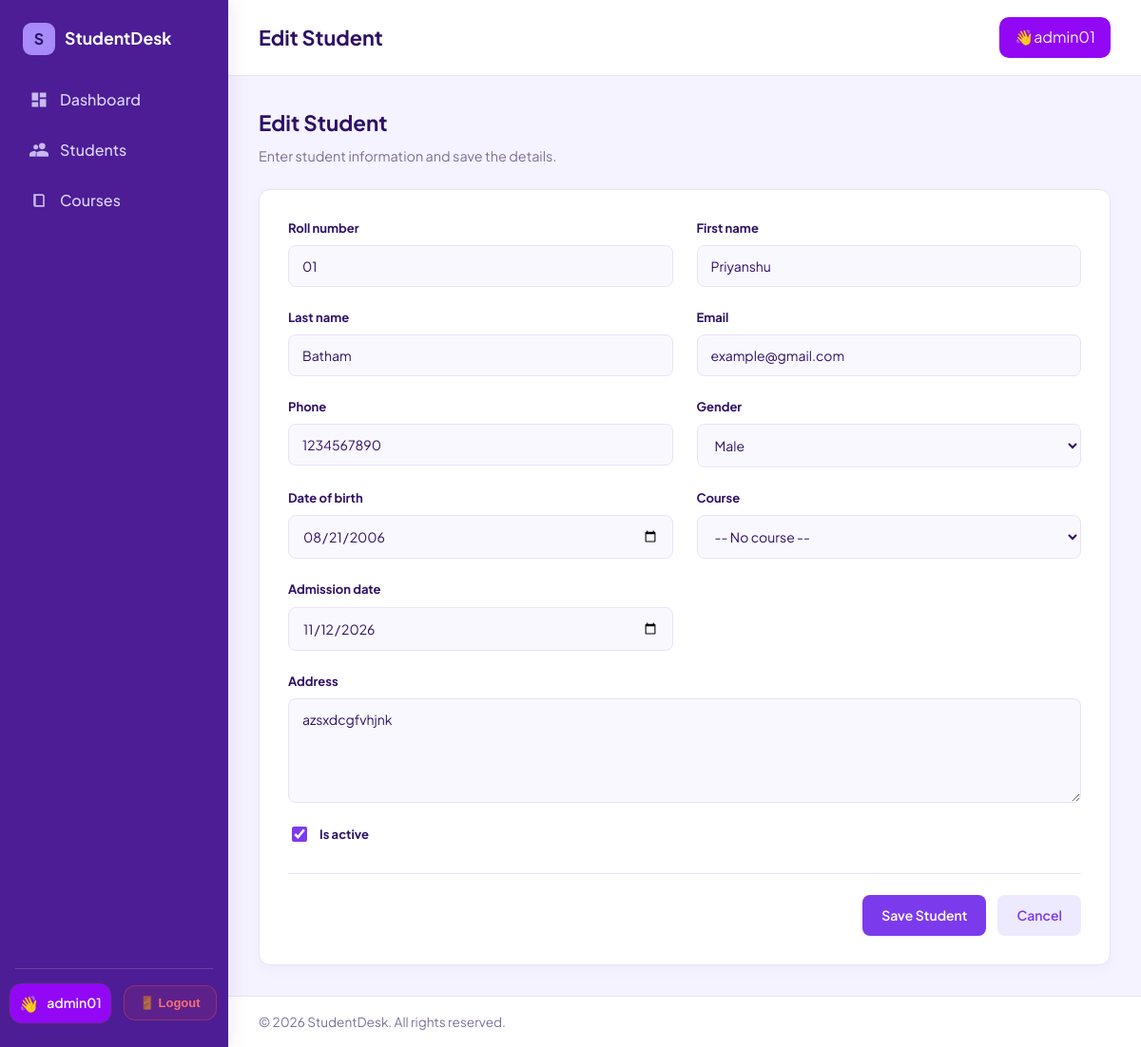
The app's page /students/4/edit (signed in), older data.
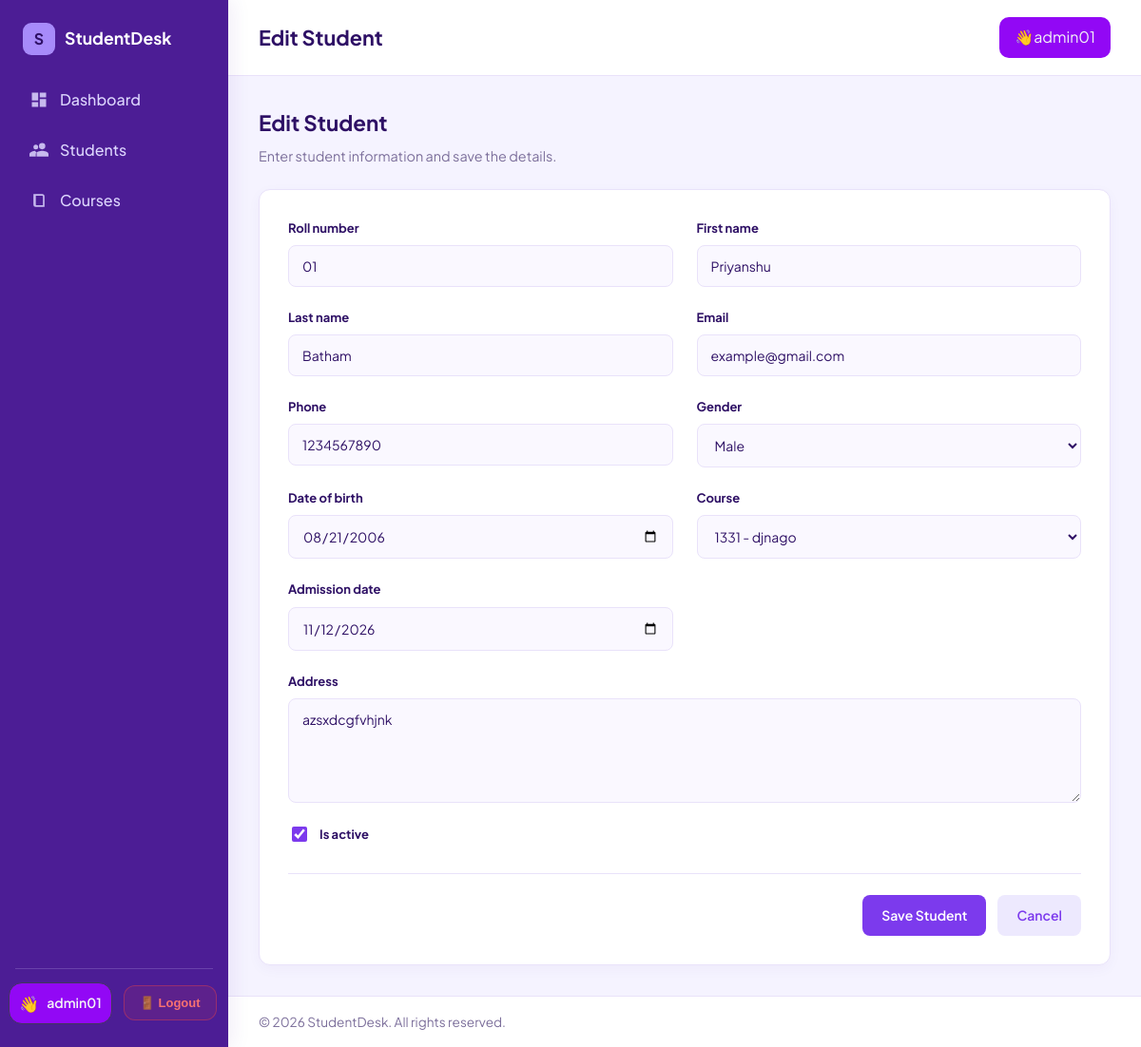
The same page, newer data.
### students_app/models.py (models this page shows, shortened)
class Student(models.Model):
    GENDER_CHOICES = [('M', 'Male'), ('F', 'Female'), ('O', 'Other')]
    owner = models.ForeignKey( settings.AUTH_USER_MODEL,on_delete=models.CASCADE, related_name='students')
    roll_number = models.CharField(max_length=20)
    first_name = models.CharField(max_length=50)
    last_name = models.CharField(max_length=50)
    email = models.EmailField()
    phone = models.CharField(max_length=16, blank=True,
        validators=[ RegexValidator(r'^\+?\d{7,15}$','Enter a valid phone number (7-15 digits).')
        ]
    )
    gender = models.CharField(max_length=1, choices=GENDER_CHOICES, default='M')
    date_of_birth = models.DateField(null=True, blank=True)
    course = models.ForeignKey(Course, null=True, blank=True, on_delete=models.SET_NULL, related_name='students')
    address = models.TextField(blank=True)
    is_active = models.BooleanField(default=True)
    admission_date = models.DateField(default=timezone.localdate)
    created_at = models.DateTimeField(auto_now_add=True)
    class Meta:
        ordering = ['roll_number']
        unique_together = ('owner', 'roll_number')

### students_app/views.py (the view)
# urls.py: path("students/<int:pk>/edit",views.students_edit,name='students_edit'),
@login_required(login_url='login')
def students_edit(request, pk):
    student = get_object_or_404(Student, pk=pk, owner=request.user)
    form = StudentForm(request.POST or None, instance=student, user=request.user)
    if request.method == 'POST' and form.is_valid():
        form.save()
        messages.success(request, f'Student "{student.full_name}" updated.')
        return redirect('student_detail', pk=student.pk)
    return render(request, 'student_form.html', {'form': form, 'title': 'Edit Student'})

### students_app/forms.py (shortened to what this page needs)
class StudentForm(forms.ModelForm):
    class Meta:
        model = Student
        fields = ['roll_number','first_name','last_name','email','phone', 'gender','date_of_birth','course','admission_date','address', 'is_active'
        ]
        widgets = {
            'date_of_birth': forms.DateInput(format='%Y-%m-%d', attrs={'type': 'date'}),
            'admission_date': forms.DateInput(format='%Y-%m-%d', attrs={'type': 'date'}),
            'address': forms.Textarea(attrs={'rows': 3}),
        }
    def __init__(self, *args, user=None, **kwargs):
        super().__init__(*args, **kwargs)
        self.user = user
        self.fields['course'].queryset = Course.objects.filter(
            owner=user
        )
        self.fields['course'].empty_label = '-- No course --'

### students_app/models.py (called while the page is built)
    def __str__(self):
        return f'{self.code} - {self.name}'

### students_app/templates/student_form.html (shortened to what this page needs)
{% extends 'base.html' %}
{% load static %}
{% block page_title %}
    {% if form.instance.pk %}Edit Student{% else %}Add Student{% endif %}
{% endblock %}
{% block extra_css %}
<link rel="stylesheet" href="{% static 'css/student_form.css' %}">
{% endblock %}
{% block content %}
<div class="student-form-wrapper">
    <div class="form-heading">
        <div>
            <h2>{% if form.instance.pk %}Edit Student{% else %}Add New Student{% endif %}</h2>
            <p>Enter student information and save the details.</p>
        </div>
    </div>
    <div class="card student-form-card">
        <form method="post" novalidate>
            <div class="student-form-grid">
                {% for field in form %}
                    {% if field.field.widget.input_type == 'checkbox' %}
                        <div class="form-group checkbox-group">
                            {{ field }}
                            <label for="{{ field.id_for_label }}">
                                {{ field.label }}
                            </label>
                        </div>
                    {% else %}
                        <div class="form-group {% if field.name == 'address' or field.name == 'description' %}full-width{% endif %}">
                            <label for="{{ field.id_for_label }}">
                                {{ field.label }}
                            </label>
                            {{ field }}
                        </div>
                    {% endif %}
                {% endfor %}
            </div>
            <div class="form-actions">
                <button type="submit" class="btn save-btn">
                    Save Student
                </button>
                <a href="{% url 'students_list' %}" class="btn cancel-btn">
                    Cancel
                </a>
            </div>
        </form>
    </div>
</div>
{% endblock %}

Row changes from the older to the newer data that the page shows:
changed Student "Priyanshu": course "-- No course --" → "1331 - djnago"
